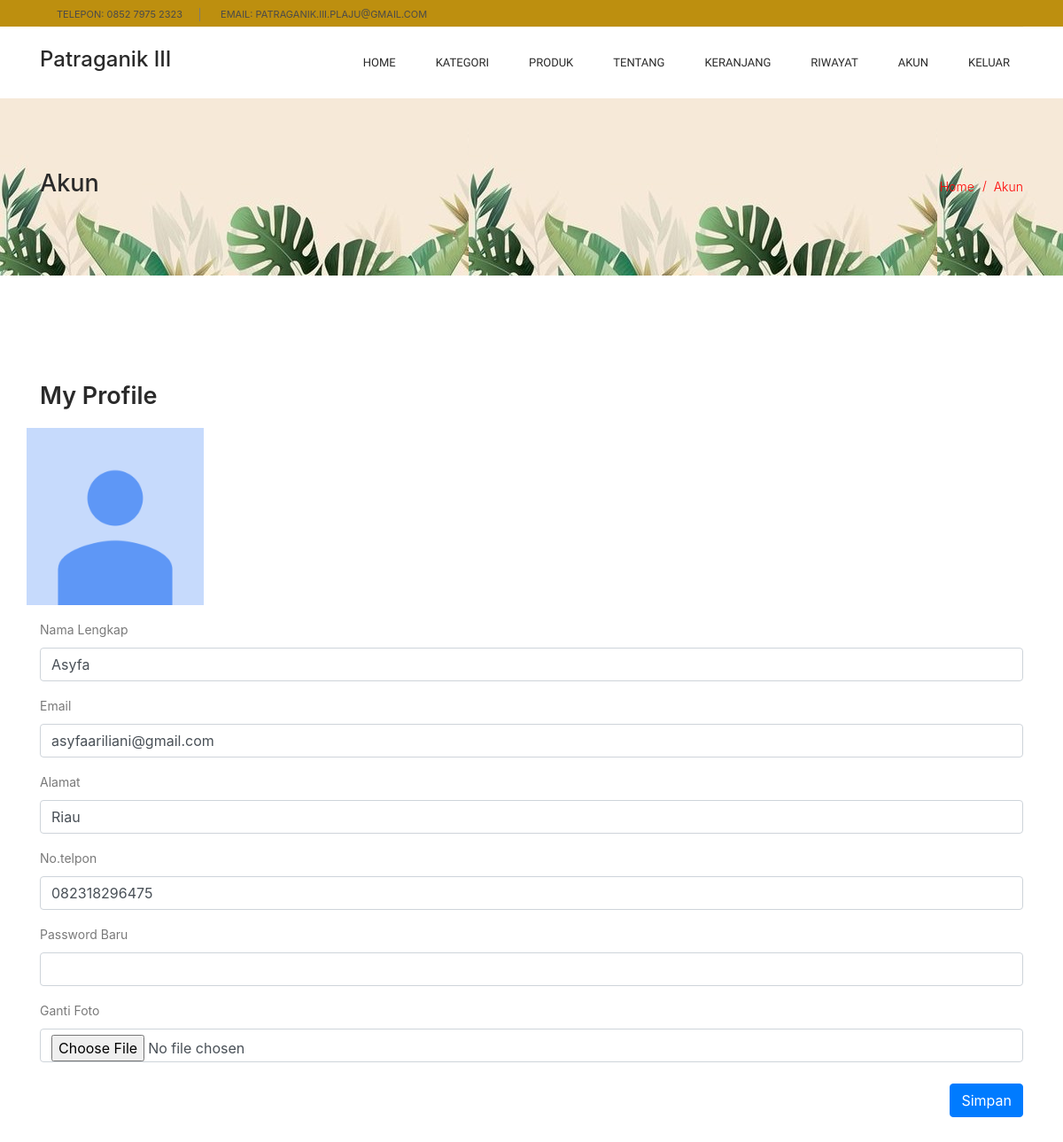
/ubahpengguna.php (signed in), run on the app's committed database.
### tables this page shows
CREATE TABLE `pengguna` (
  `id` int(11) NOT NULL,
  `nama` varchar(255) NOT NULL,
  `email` varchar(255) NOT NULL,
  `password` text NOT NULL,
  `telepon` varchar(12) NOT NULL,
  `alamat` text NOT NULL,
  `fotoprofil` varchar(255) NOT NULL,
  `level` text NOT NULL
);

### ubahpengguna.php (the view, shortened to what this page needs)
<?php
include 'koneksi.php';
?>
<?php include 'header.php'; ?>
<section class="banner_area">
	<div class="banner_inner d-flex align-items-center" style="background-image: url('assets_home/img/header.jpg');">
		<div class="container">
			<div class="banner_content d-md-flex justify-content-between align-items-center">
				<div class="mb-3 mb-md-0">
					<h2 class="text-black">Akun</h2>
				</div>
				<div class="page_link">
					<a href="index.php" class="text-black">Home</a>
					<a href="ubahpelanggan.php" class="text-black">Akun</a>
				</div>
			</div>
		</div>
	</div>
</section>
<section class="section_gap">
	<div class="container">
		<div class="row">
			<div class="col-12">
				<h2 class="contact-title">My Profile </h2>
			</div>
			<div class="form-group">
				<img src="foto/<?php echo $pecah['fotoprofil']; ?>" width="200">
			</div>
			<div class="col-lg-12">
				<form method="post" enctype="multipart/form-data">
					<div class="form-group">
						<label for="exampleInputEmail1">Nama Lengkap</label>
						<input type="text" class="form-control" name="nama" value="<?php echo $pecah['nama']; ?>">
					</div>
					<div class="form-group">
						<label>Email</label>
						<input type="email" class="form-control" name="email" value="<?= $pecah['email'] ?>">
					</div>
					<div class="form-group">
						<label>Alamat</label>
						<input type="text" class="form-control" name="alamat" value="<?= $pecah['alamat'] ?>">
					</div>
					<div class="form-group">
						<label>No.telpon</label>
						<input type="text" class="form-control" name="telepon" value="<?= $pecah['telepon'] ?>">
					</div>
					<div class="form-group">
						<label>Password Baru</label>
						<input type="text" name="password" class="form-control" >
					</div>
					<div class="form-group">
						<label for="exampleInputPassword1">Ganti Foto</label>
						<input type="file" class="form-control" name="foto" >
					</div>
					<button class="btn btn-primary float-right btn-round mt-2" name="ubah">Simpan</button>
				</form>
			</div>
		</div>
	</div>

### data on the page
pengguna: fotoprofil (picture), nama "Asyfa", email "asyfaariliani@gmail.com", alamat "Riau", telepon "082318296475"
